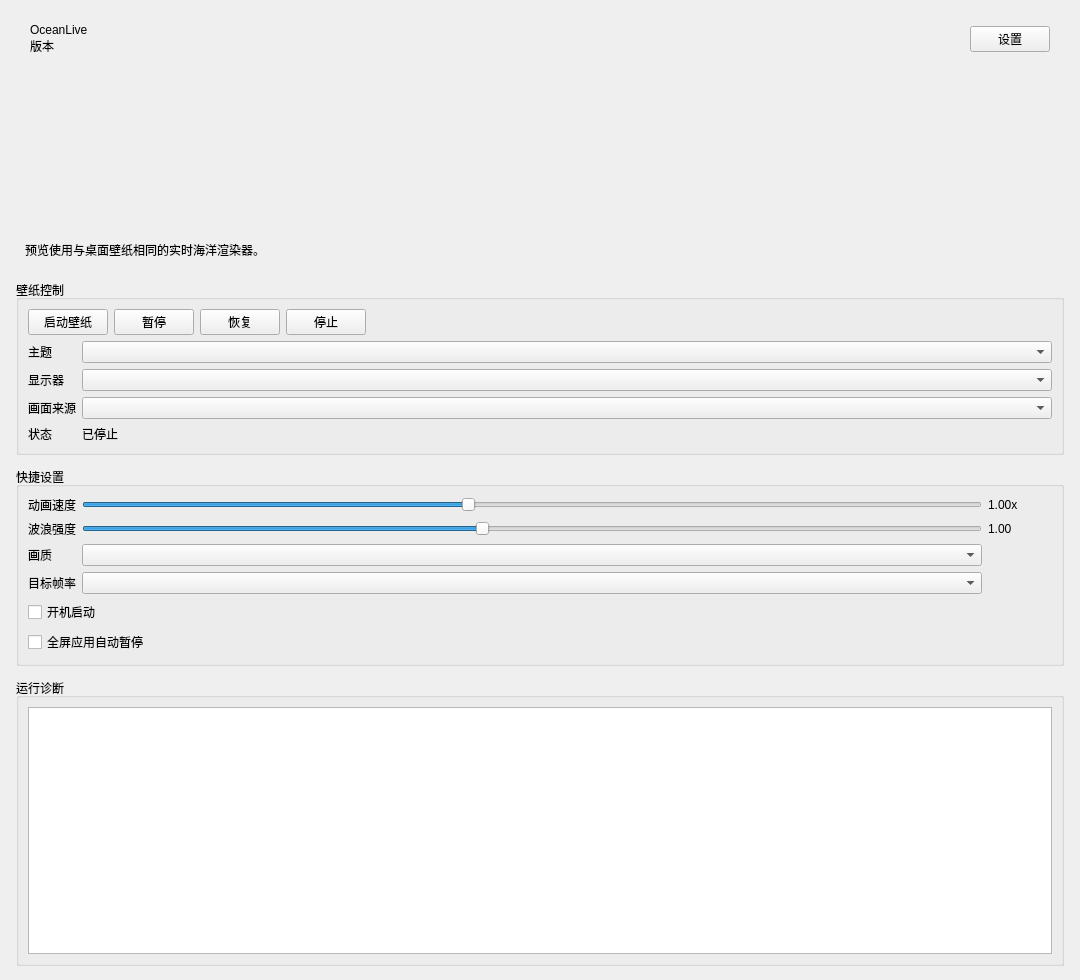
<?xml version="1.0" encoding="UTF-8"?>
<ui version="4.0">
 <class>MainWindow</class>
 <widget class="QMainWindow" name="MainWindow">
  <property name="geometry">
   <rect>
    <x>0</x>
    <y>0</y>
    <width>1080</width>
    <height>980</height>
   </rect>
  </property>
  <property name="minimumSize">
   <size>
    <width>900</width>
    <height>980</height>
   </size>
  </property>
  <property name="windowTitle">
   <string>OceanLive</string>
  </property>
  <widget class="QWidget" name="central">
   <layout class="QVBoxLayout" name="rootLayout">
    <property name="spacing">
     <number>12</number>
    </property>
    <property name="leftMargin">
     <number>16</number>
    </property>
    <property name="topMargin">
     <number>14</number>
    </property>
    <property name="rightMargin">
     <number>16</number>
    </property>
    <property name="bottomMargin">
     <number>14</number>
    </property>
    <item>
     <widget class="QFrame" name="headerFrame">
      <layout class="QHBoxLayout" name="headerLayout">
       <property name="leftMargin">
        <number>14</number>
       </property>
       <property name="rightMargin">
        <number>14</number>
       </property>
       <item>
        <layout class="QVBoxLayout" name="titleLayout">
         <property name="spacing">
          <number>0</number>
         </property>
         <item>
          <widget class="QLabel" name="titleLabel">
           <property name="text">
            <string>OceanLive</string>
           </property>
          </widget>
         </item>
         <item>
          <widget class="QLabel" name="versionLabel">
           <property name="text">
            <string>版本</string>
           </property>
          </widget>
         </item>
        </layout>
       </item>
       <item>
        <spacer name="headerSpacer">
         <property name="orientation">
          <enum>Qt::Orientation::Horizontal</enum>
         </property>
         <property name="sizeHint" stdset="0">
          <size>
           <width>40</width>
           <height>20</height>
          </size>
         </property>
        </spacer>
       </item>
       <item>
        <widget class="QPushButton" name="settingsButton">
         <property name="toolTip">
          <string>打开设置</string>
         </property>
         <property name="text">
          <string>设置</string>
         </property>
        </widget>
       </item>
      </layout>
     </widget>
    </item>
    <item>
     <widget class="QFrame" name="previewFrame">
      <layout class="QVBoxLayout" name="previewLayout">
       <property name="spacing">
        <number>6</number>
       </property>
       <property name="topMargin">
        <number>9</number>
       </property>
       <item>
        <widget class="OceanView" name="previewView" native="true">
         <property name="minimumSize">
          <size>
           <width>640</width>
           <height>150</height>
          </size>
         </property>
         <property name="maximumSize">
          <size>
           <width>16777215</width>
           <height>16777215</height>
          </size>
         </property>
        </widget>
       </item>
       <item>
        <widget class="QLabel" name="previewHint">
         <property name="text">
          <string>预览使用与桌面壁纸相同的实时海洋渲染器。</string>
         </property>
        </widget>
       </item>
      </layout>
     </widget>
    </item>
    <item>
     <widget class="QGroupBox" name="controlGroup">
      <property name="sizePolicy">
       <sizepolicy hsizetype="Preferred" vsizetype="Preferred">
        <horstretch>0</horstretch>
        <verstretch>0</verstretch>
       </sizepolicy>
      </property>
      <property name="title">
       <string>壁纸控制</string>
      </property>
      <layout class="QVBoxLayout" name="controlLayout">
       <item>
        <layout class="QHBoxLayout" name="buttonRow">
         <item>
          <widget class="QPushButton" name="startButton">
           <property name="text">
            <string>启动壁纸</string>
           </property>
          </widget>
         </item>
         <item>
          <widget class="QPushButton" name="pauseButton">
           <property name="text">
            <string>暂停</string>
           </property>
          </widget>
         </item>
         <item>
          <widget class="QPushButton" name="resumeButton">
           <property name="text">
            <string>恢复</string>
           </property>
          </widget>
         </item>
         <item>
          <widget class="QPushButton" name="stopButton">
           <property name="text">
            <string>停止</string>
           </property>
          </widget>
         </item>
         <item>
          <spacer name="buttonSpacer">
           <property name="orientation">
            <enum>Qt::Orientation::Horizontal</enum>
           </property>
           <property name="sizeHint" stdset="0">
            <size>
             <width>20</width>
             <height>20</height>
            </size>
           </property>
          </spacer>
         </item>
        </layout>
       </item>
       <item>
        <layout class="QFormLayout" name="controlForm">
         <item row="0" column="0">
          <widget class="QLabel" name="themeCaption">
           <property name="text">
            <string>主题</string>
           </property>
          </widget>
         </item>
         <item row="0" column="1">
          <widget class="QComboBox" name="themeCombo"/>
         </item>
         <item row="1" column="0">
          <widget class="QLabel" name="monitorCaption">
           <property name="text">
            <string>显示器</string>
           </property>
          </widget>
         </item>
         <item row="1" column="1">
          <widget class="QComboBox" name="monitorCombo"/>
         </item>
         <item row="2" column="0">
          <widget class="QLabel" name="modeCaption">
           <property name="text">
            <string>画面来源</string>
           </property>
          </widget>
         </item>
         <item row="2" column="1">
          <widget class="QComboBox" name="modeCombo"/>
         </item>
         <item row="3" column="0">
          <widget class="QLabel" name="stateCaption">
           <property name="text">
            <string>状态</string>
           </property>
          </widget>
         </item>
         <item row="3" column="1">
          <widget class="QLabel" name="statusLabel">
           <property name="text">
            <string>已停止</string>
           </property>
          </widget>
         </item>
        </layout>
       </item>
      </layout>
     </widget>
    </item>
    <item>
     <widget class="QGroupBox" name="quickGroup">
      <property name="sizePolicy">
       <sizepolicy hsizetype="Preferred" vsizetype="Preferred">
        <horstretch>0</horstretch>
        <verstretch>0</verstretch>
       </sizepolicy>
      </property>
      <property name="title">
       <string>快捷设置</string>
      </property>
      <layout class="QGridLayout" name="quickGrid">
       <item row="0" column="0">
        <widget class="QLabel" name="speedCaption">
         <property name="text">
          <string>动画速度</string>
         </property>
        </widget>
       </item>
       <item row="0" column="1">
        <widget class="QSlider" name="speedSlider">
         <property name="minimum">
          <number>25</number>
         </property>
         <property name="maximum">
          <number>200</number>
         </property>
         <property name="value">
          <number>100</number>
         </property>
         <property name="orientation">
          <enum>Qt::Orientation::Horizontal</enum>
         </property>
        </widget>
       </item>
       <item row="0" column="2">
        <widget class="QLabel" name="speedValueLabel">
         <property name="minimumSize">
          <size>
           <width>64</width>
           <height>0</height>
          </size>
         </property>
         <property name="text">
          <string>1.00x</string>
         </property>
        </widget>
       </item>
       <item row="1" column="0">
        <widget class="QLabel" name="waveCaption">
         <property name="text">
          <string>波浪强度</string>
         </property>
        </widget>
       </item>
       <item row="1" column="1">
        <widget class="QSlider" name="waveSlider">
         <property name="minimum">
          <number>20</number>
         </property>
         <property name="maximum">
          <number>200</number>
         </property>
         <property name="value">
          <number>100</number>
         </property>
         <property name="orientation">
          <enum>Qt::Orientation::Horizontal</enum>
         </property>
        </widget>
       </item>
       <item row="1" column="2">
        <widget class="QLabel" name="waveValueLabel">
         <property name="text">
          <string>1.00</string>
         </property>
        </widget>
       </item>
       <item row="2" column="0">
        <widget class="QLabel" name="qualityCaption">
         <property name="text">
          <string>画质</string>
         </property>
        </widget>
       </item>
       <item row="2" column="1">
        <widget class="QComboBox" name="qualityCombo"/>
       </item>
       <item row="3" column="0">
        <widget class="QLabel" name="fpsCaption">
         <property name="text">
          <string>目标帧率</string>
         </property>
        </widget>
       </item>
       <item row="3" column="1">
        <widget class="QComboBox" name="fpsCombo"/>
       </item>
       <item row="4" column="0" colspan="2">
        <widget class="QCheckBox" name="startupCheck">
         <property name="text">
          <string>开机启动</string>
         </property>
        </widget>
       </item>
       <item row="5" column="0" colspan="2">
        <widget class="QCheckBox" name="fullscreenPauseCheck">
         <property name="text">
          <string>全屏应用自动暂停</string>
         </property>
        </widget>
       </item>
      </layout>
     </widget>
    </item>
    <item>
     <widget class="QGroupBox" name="diagGroup">
      <property name="title">
       <string>运行诊断</string>
      </property>
      <layout class="QVBoxLayout" name="diagLayout">
       <item>
        <widget class="QPlainTextEdit" name="diagText">
         <property name="minimumSize">
          <size>
           <width>0</width>
           <height>120</height>
          </size>
         </property>
         <property name="readOnly">
          <bool>true</bool>
         </property>
        </widget>
       </item>
      </layout>
     </widget>
    </item>
   </layout>
  </widget>
 </widget>
 <customwidgets>
  <customwidget>
   <class>OceanView</class>
   <extends>QWidget</extends>
   <header>render/OceanView.h</header>
  </customwidget>
 </customwidgets>
 <resources/>
 <connections/>
</ui>
